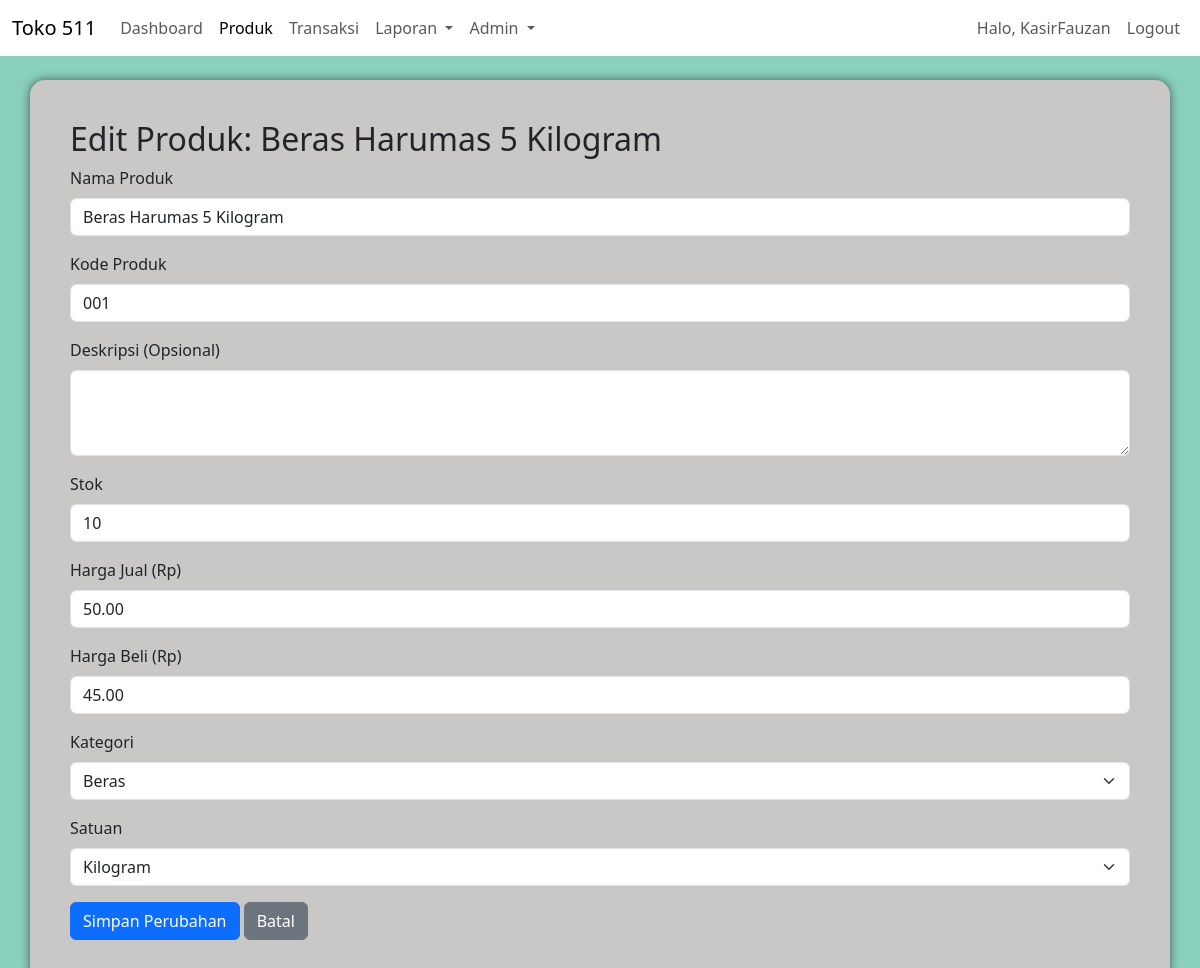
The app's page /edit_product.php?id=14 (signed in) with its own data.
### tables this page shows
CREATE TABLE `products` (
  `product_id` int(11) NOT NULL,
  `product_name` varchar(255) NOT NULL,
  `category_id` int(11) NOT NULL,
  `product_price` decimal(10,2) DEFAULT NULL,
  `product_stock` int(11) DEFAULT NULL,
  `unit_id` int(11) NOT NULL,
  `created_by` int(11) DEFAULT NULL,
  `is_active` tinyint(1) NOT NULL DEFAULT 1,
  `updated_by` int(11) DEFAULT NULL,
  `supplier_id` int(11) DEFAULT NULL,
  `selling_price` decimal(10,2) NOT NULL,
  `min_stock` int(11) DEFAULT 10,
  `expiration_date` date DEFAULT NULL,
  `created_at` timestamp NOT NULL DEFAULT current_timestamp(),
  `updated_at` timestamp NOT NULL DEFAULT current_timestamp() ON UPDATE current_timestamp(),
  `image` varchar(255) DEFAULT NULL,
  `product_purchase_price` decimal(10,2) DEFAULT 0.00,
  `product_code` varchar(20) DEFAULT NULL,
  `product_description` text DEFAULT NULL
);

CREATE TABLE `categories` (
  `category_id` int(11) NOT NULL,
  `category_name` varchar(100) NOT NULL,
  `description` text DEFAULT NULL,
  `created_at` timestamp NOT NULL DEFAULT current_timestamp(),
  `updated_at` timestamp NOT NULL DEFAULT current_timestamp() ON UPDATE current_timestamp()
);

CREATE TABLE `units` (
  `unit_id` int(11) NOT NULL,
  `unit_name` varchar(50) NOT NULL,
  `description` text DEFAULT NULL,
  `created_at` timestamp NOT NULL DEFAULT current_timestamp(),
  `updated_at` timestamp NOT NULL DEFAULT current_timestamp() ON UPDATE current_timestamp()
);

### edit_product.php (the view, shortened to what this page needs)
<?php
require_once 'config/database.php';
$product_id = $_GET['id'] ?? null;
$product = null;
if ($product_id) {
    $product_id_safe = $conn->real_escape_string($product_id);
    $sql = "SELECT * FROM products WHERE product_id = '$product_id_safe'";
    $result = $conn->query($sql);
    if ($result && $result->num_rows > 0) {
        $product = $result->fetch_assoc();
    } else {
        $_SESSION['message'] = "Produk tidak ditemukan.";
        $_SESSION['message_type'] = "danger";
        header("Location: products.php");
        exit();
    }
} else {
    $_SESSION['message'] = "ID Produk tidak diberikan.";
    $_SESSION['message_type'] = "danger";
    header("Location: products.php");
    exit();
}
$categories = [];
$units = [];
$sql_categories = "SELECT category_id, category_name FROM categories ORDER BY category_name ASC";
$result_categories = $conn->query($sql_categories);
if ($result_categories) {
    while ($row = $result_categories->fetch_assoc()) {
        $categories[] = $row;
    }
}
$sql_units = "SELECT unit_id, unit_name FROM units ORDER BY unit_name ASC";
$result_units = $conn->query($sql_units);
if ($result_units) {
    while ($row = $result_units->fetch_assoc()) {
        $units[] = $row;
    }
}
?>
<!DOCTYPE html>
<html lang="en">
<head>
    <link href="https://cdn.jsdelivr.net/npm/bootstrap@5.3.3/dist/css/bootstrap.min.css" rel="stylesheet">
</head>
<body>
    <nav class="navbar navbar-expand-lg navbar-light">
        <div class="container-fluid">
            <a class="navbar-brand" href="dashboard.php">Toko 511</a>
            <div class="collapse navbar-collapse" id="navbarNav">
                <ul class="navbar-nav me-auto mb-2 mb-lg-0">
                    <li class="nav-item"><a class="nav-link" href="dashboard.php">Dashboard</a></li>
                    <li class="nav-item"><a class="nav-link active" aria-current="page" href="products.php">Produk</a></li>
                    <li class="nav-item"><a class="nav-link" href="transactions.php">Transaksi</a></li>
                    <li class="nav-item dropdown">
                        <a class="nav-link dropdown-toggle" href="#" id="reportsDropdown" role="button" data-bs-toggle="dropdown" aria-expanded="false">
                            Laporan
                        </a>
                    </li>
                    <?php if (isset($_SESSION['role_id']) && $_SESSION['role_id'] == 1): ?>
                    <li class="nav-item dropdown">
                        <a class="nav-link dropdown-toggle" href="#" id="navbarAdminDropdown" role="button" data-bs-toggle="dropdown" aria-expanded="false">
                            Admin
                        </a>
                    </li>
                    <?php endif; ?>
                </ul>
                <ul class="navbar-nav">
                    <li class="nav-item"><a class="nav-link" href="#">Halo, <?php echo htmlspecialchars($_SESSION['username']); ?></a></li>
                    <li class="nav-item"><a class="nav-link" href="logout.php">Logout</a></li>
                </ul>
            </div>
        </div>
    </nav>
    <div class="container mt-4">
        <h2>Edit Produk: <?php echo htmlspecialchars($product['product_name'] ?? ''); ?></h2>
        <?php if ($product): ?>
        <form action="" method="post">
            <div class="mb-3">
                <label for="product_name" class="form-label">Nama Produk</label>
                <input type="text" class="form-control" id="product_name" name="product_name" value="<?php echo htmlspecialchars($product['product_name'] ?? ''); ?>" required>
            </div>
            <div class="mb-3">
                <label for="product_code" class="form-label">Kode Produk</label>
                <input type="text" class="form-control" id="product_code" name="product_code" value="<?php echo htmlspecialchars($product['product_code'] ?? ''); ?>" required>
            </div>
            <div class="mb-3">
                <label for="product_description" class="form-label">Deskripsi (Opsional)</label>
                <textarea class="form-control" id="product_description" name="product_description" rows="3"><?php echo htmlspecialchars($product['product_description'] ?? ''); ?></textarea>
            </div>
            <div class="mb-3">
                <label for="product_stock" class="form-label">Stok</label>
                <input type="number" class="form-control" id="product_stock" name="product_stock" value="<?php echo htmlspecialchars($product['product_stock'] ?? 0); ?>" min="0" required>
            </div>
            <div class="mb-3">
                <label for="product_price" class="form-label">Harga Jual (Rp)</label>
                <input type="number" class="form-control" id="product_price" name="product_price" value="<?php echo htmlspecialchars($product['product_price'] ?? 0); ?>" min="0.01" step="0.01" required>
            </div>
             <div class="mb-3">
                <label for="product_purchase_price" class="form-label">Harga Beli (Rp)</label>
                <input type="number" class="form-control" id="product_purchase_price" name="product_purchase_price" value="<?php echo htmlspecialchars($product['product_purchase_price'] ?? 0); ?>" min="0" step="0.01" required>
            </div>
            <div class="mb-3">
                <label for="category_id" class="form-label">Kategori</label>
                <select class="form-select" id="category_id" name="category_id" required>
                    <?php foreach ($categories as $category): ?>
                        <option value="<?php echo $category['category_id']; ?>" <?php echo ($category['category_id'] == ($product['category_id'] ?? '') ? 'selected' : ''); ?>>
                            <?php echo htmlspecialchars($category['category_name']); ?>
                        </option>
                    <?php endforeach; ?>
                </select>
            </div>
            <div class="mb-3">
                <label for="unit_id" class="form-label">Satuan</label>
                <select class="form-select" id="unit_id" name="unit_id" required>
                    <?php foreach ($units as $unit): ?>
                        <option value="<?php echo $unit['unit_id']; ?>" <?php echo ($unit['unit_id'] == ($product['unit_id'] ?? '') ? 'selected' : ''); ?>>
                            <?php echo htmlspecialchars($unit['unit_name']); ?>
                        </option>
                    <?php endforeach; ?>
                </select>
            </div>
            <button type="submit" class="btn btn-primary">Simpan Perubahan</button>
            <a href="products.php" class="btn btn-secondary">Batal</a>
        </form>
        <?php endif; ?>
    </div>
</body>
</html>

### edit_product.php (style rules this page uses)
body { background-color:rgb(138, 208, 188); }
.navbar { background-color:rgb(255, 255, 255); color: white; }
.container { background-color:rgb(202, 199, 199); padding: 40px; border-radius: 15px; box-shadow: 0 0 10px rgba(11, 11, 11, 0.59); }

### records on screen
products: product_name "Beras Harumas 5 Kilogram", product_code "001", product_stock "10", product_price "50.00", product_purchase_price "45.00", category_id "Beras", unit_id "Kilogram"

### other values on screen
$_SESSION['username'] "KasirFauzan"
